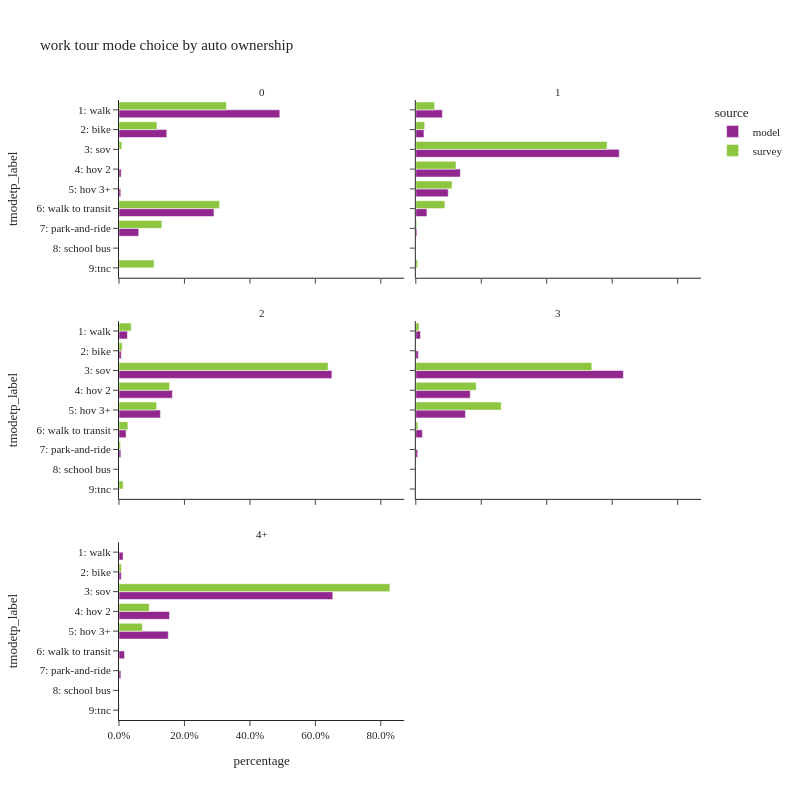

The notebook cell this image was saved under:
### Code cell
plot_mode_choice(wk_tour.loc[wk_tour['auto_ownership_4+']!="-1"],"auto_ownership_4+",
                 {"auto_ownership_4+":["0","1","2","3","4+"],
                  "tmodetp_label":order_mode},
                 "auto ownership",2,800)

### Figure 1 — Plotly figure (JSON) as saved in the notebook; plotly's stock layout.template omitted (floating-point values rounded to 4 significant figures)
{"data": [{"alignmentgroup": "True", "customdata": [[17737], [5272], [242], [196], [10477], [2175]], "hovertemplate": "source=model<br>auto_ownership_4+=0<br>percentage=%{x}<br>tmodetp_label=%{y}<br>sample count=%{customdata[0]}<extra></extra>", "legendgroup": "model", "marker": {"color": "#91268F", "pattern": {"shape": ""}}, "name": "model", "offsetgroup": "model", "orientation": "h", "showlegend": true, "textposition": "auto", "type": "bar", "x": [0.4913, 0.146, 0.006704, 0.00543, 0.2902, 0.06025], "xaxis": "x5", "y": ["1: walk", "2: bike", "4: hov 2", "5: hov 3+", "6: walk to transit", "7: park-and-ride"], "yaxis": "y5"}, {"alignmentgroup": "True", "customdata": [[29699], [9088], [227242], [49783], [36183], [12415], [1184]], "hovertemplate": "source=model<br>auto_ownership_4+=1<br>percentage=%{x}<br>tmodetp_label=%{y}<br>sample count=%{customdata[0]}<extra></extra>", "legendgroup": "model", "marker": {"color": "#91268F", "pattern": {"shape": ""}}, "name": "model", "offsetgroup": "model", "orientation": "h", "showlegend": false, "textposition": "auto", "type": "bar", "x": [0.08123, 0.02486, 0.6216, 0.1362, 0.09897, 0.03396, 0.003239], "xaxis": "x6", "y": ["1: walk", "2: bike", "3: sov", "4: hov 2", "5: hov 3+", "6: walk to transit", "7: park-and-ride"], "yaxis": "y6"}, {"alignmentgroup": "True", "customdata": [[16426], [4456], [415822], [104238], [80833], [13851], [3610]], "hovertemplate": "source=model<br>auto_ownership_4+=2<br>percentage=%{x}<br>tmodetp_label=%{y}<br>sample count=%{customdata[0]}<extra></extra>", "legendgroup": "model", "marker": {"color": "#91268F", "pattern": {"shape": ""}}, "name": "model", "offsetgroup": "model", "orientation": "h", "showlegend": false, "textposition": "auto", "type": "bar", "x": [0.0257, 0.006971, 0.6505, 0.1631, 0.1265, 0.02167, 0.005647], "xaxis": "x3", "y": ["1: walk", "2: bike", "3: sov", "4: hov 2", "5: hov 3+", "6: walk to transit", "7: park-and-ride"], "yaxis": "y3"}, {"alignmentgroup": "True", "customdata": [[4549], [2422], [201163], [52749], [48078], [6326], [1880]], "hovertemplate": "source=model<br>auto_ownership_4+=3<br>percentage=%{x}<br>tmodetp_label=%{y}<br>sample count=%{customdata[0]}<extra></extra>", "legendgroup": "model", "marker": {"color": "#91268F", "pattern": {"shape": ""}}, "name": "model", "offsetgroup": "model", "orientation": "h", "showlegend": false, "textposition": "auto", "type": "bar", "x": [0.01434, 0.007636, 0.6342, 0.1663, 0.1516, 0.01995, 0.005927], "xaxis": "x4", "y": ["1: walk", "2: bike", "3: sov", "4: hov 2", "5: hov 3+", "6: walk to transit", "7: park-and-ride"], "yaxis": "y4"}, {"alignmentgroup": "True", "customdata": [[2995], [1667], [157030], [37102], [36213], [4044], [1379]], "hovertemplate": "source=model<br>auto_ownership_4+=4+<br>percentage=%{x}<br>tmodetp_label=%{y}<br>sample count=%{customdata[0]}<extra></extra>", "legendgroup": "model", "marker": {"color": "#91268F", "pattern": {"shape": ""}}, "name": "model", "offsetgroup": "model", "orientation": "h", "showlegend": false, "textposition": "auto", "type": "bar", "x": [0.01246, 0.006933, 0.6531, 0.1543, 0.1506, 0.01682, 0.005736], "xaxis": "x", "y": ["1: walk", "2: bike", "3: sov", "4: hov 2", "5: hov 3+", "6: walk to transit", "7: park-and-ride"], "yaxis": "y"}, {"alignmentgroup": "True", "customdata": [[61], [28], [4], [2], [96], [8], [9]], "hovertemplate": "source=survey<br>auto_ownership_4+=0<br>percentage=%{x}<br>tmodetp_label=%{y}<br>sample count=%{customdata[0]}<extra></extra>", "legendgroup": "survey", "marker": {"color": "#8CC63E", "pattern": {"shape": ""}}, "name": "survey", "offsetgroup": "survey", "orientation": "h", "showlegend": true, "textposition": "auto", "type": "bar", "x": [0.3284, 0.116, 0.008656, 0.001251, 0.3074, 0.1311, 0.1072], "xaxis": "x5", "y": ["1: walk", "2: bike", "3: sov", "4: hov 2", "6: walk to transit", "7: park-and-ride", "9:tnc"], "yaxis": "y5"}, {"alignmentgroup": "True", "customdata": [[72], [55], [361], [71], [30], [111], [7], [4]], "hovertemplate": "source=survey<br>auto_ownership_4+=1<br>percentage=%{x}<br>tmodetp_label=%{y}<br>sample count=%{customdata[0]}<extra></extra>", "legendgroup": "survey", "marker": {"color": "#8CC63E", "pattern": {"shape": ""}}, "name": "survey", "offsetgroup": "survey", "orientation": "h", "showlegend": false, "textposition": "auto", "type": "bar", "x": [0.05745, 0.02706, 0.5843, 0.1229, 0.1108, 0.08884, 0.002845, 0.005874], "xaxis": "x6", "y": ["1: walk", "2: bike", "3: sov", "4: hov 2", "5: hov 3+", "6: walk to transit", "7: park-and-ride", "9:tnc"], "yaxis": "y6"}, {"alignmentgroup": "True", "customdata": [[20], [17], [426], [67], [34], [46], [4], [2]], "hovertemplate": "source=survey<br>auto_ownership_4+=2<br>percentage=%{x}<br>tmodetp_label=%{y}<br>sample count=%{customdata[0]}<extra></extra>", "legendgroup": "survey", "marker": {"color": "#8CC63E", "pattern": {"shape": ""}}, "name": "survey", "offsetgroup": "survey", "orientation": "h", "showlegend": false, "textposition": "auto", "type": "bar", "x": [0.03742, 0.009774, 0.6388, 0.1545, 0.115, 0.02715, 0.004738, 0.01265], "xaxis": "x3", "y": ["1: walk", "2: bike", "3: sov", "4: hov 2", "5: hov 3+", "6: walk to transit", "7: park-and-ride", "9:tnc"], "yaxis": "y3"}, {"alignmentgroup": "True", "customdata": [[2], [2], [132], [26], [16], [4]], "hovertemplate": "source=survey<br>auto_ownership_4+=3<br>percentage=%{x}<br>tmodetp_label=%{y}<br>sample count=%{customdata[0]}<extra></extra>", "legendgroup": "survey", "marker": {"color": "#8CC63E", "pattern": {"shape": ""}}, "name": "survey", "offsetgroup": "survey", "orientation": "h", "showlegend": false, "textposition": "auto", "type": "bar", "x": [0.009854, 0.0005149, 0.5376, 0.1846, 0.2609, 0.006467], "xaxis": "x4", "y": ["1: walk", "2: bike", "3: sov", "4: hov 2", "5: hov 3+", "6: walk to transit"], "yaxis": "y4"}, {"alignmentgroup": "True", "customdata": [[2], [88], [10], [5], [1], [1]], "hovertemplate": "source=survey<br>auto_ownership_4+=4+<br>percentage=%{x}<br>tmodetp_label=%{y}<br>sample count=%{customdata[0]}<extra></extra>", "legendgroup": "survey", "marker": {"color": "#8CC63E", "pattern": {"shape": ""}}, "name": "survey", "offsetgroup": "survey", "orientation": "h", "showlegend": false, "textposition": "auto", "type": "bar", "x": [0.007453, 0.8278, 0.09237, 0.07138, 0.0002312, 0.0007574], "xaxis": "x", "y": ["2: bike", "3: sov", "4: hov 2", "5: hov 3+", "7: park-and-ride", "9:tnc"], "yaxis": "y"}], "layout": {"annotations": [{"font": {}, "showarrow": false, "text": "4+", "x": 0.245, "xanchor": "center", "xref": "paper", "y": 0.2867, "yanchor": "bottom", "yref": "paper"}, {"font": {}, "showarrow": false, "text": "2", "x": 0.245, "xanchor": "center", "xref": "paper", "y": 0.6433, "yanchor": "bottom", "yref": "paper"}, {"font": {}, "showarrow": false, "text": "3", "x": 0.755, "xanchor": "center", "xref": "paper", "y": 0.6433, "yanchor": "bottom", "yref": "paper"}, {"font": {}, "showarrow": false, "text": "0", "x": 0.245, "xanchor": "center", "xref": "paper", "y": 1.0, "yanchor": "bottom", "yref": "paper"}, {"font": {}, "showarrow": false, "text": "1", "x": 0.755, "xanchor": "center", "xref": "paper", "y": 1.0, "yanchor": "bottom", "yref": "paper"}], "barmode": "group", "height": 800, "legend": {"title": {"text": "source"}, "tracegroupgap": 0}, "title": {"text": "work tour mode choice by auto ownership"}, "width": 800, "xaxis": {"anchor": "y", "domain": [0.0, 0.49], "tickformat": ".1%", "title": {"text": "percentage"}}, "xaxis2": {"anchor": "y2", "domain": [0.51, 1.0], "matches": "x", "tickformat": ".1%", "title": {"text": "percentage"}}, "xaxis3": {"anchor": "y3", "domain": [0.0, 0.49], "matches": "x", "showticklabels": false, "tickformat": ".1%"}, "xaxis4": {"anchor": "y4", "domain": [0.51, 1.0], "matches": "x", "showticklabels": false, "tickformat": ".1%"}, "xaxis5": {"anchor": "y5", "domain": [0.0, 0.49], "matches": "x", "showticklabels": false, "tickformat": ".1%"}, "xaxis6": {"anchor": "y6", "domain": [0.51, 1.0], "matches": "x", "showticklabels": false, "tickformat": ".1%"}, "yaxis": {"anchor": "x", "categoryarray": ["9:tnc", "8: school bus", "7: park-and-ride", "6: walk to transit", "5: hov 3+", "4: hov 2", "3: sov", "2: bike", "1: walk"], "categoryorder": "array", "domain": [0.0, 0.2867], "title": {"text": "tmodetp_label"}}, "yaxis2": {"anchor": "x2", "domain": [0.0, 0.2867], "matches": "y", "showticklabels": false}, "yaxis3": {"anchor": "x3", "categoryarray": ["9:tnc", "8: school bus", "7: park-and-ride", "6: walk to transit", "5: hov 3+", "4: hov 2", "3: sov", "2: bike", "1: walk"], "categoryorder": "array", "domain": [0.3567, 0.6433], "matches": "y", "title": {"text": "tmodetp_label"}}, "yaxis4": {"anchor": "x4", "domain": [0.3567, 0.6433], "matches": "y", "showticklabels": false}, "yaxis5": {"anchor": "x5", "categoryarray": ["9:tnc", "8: school bus", "7: park-and-ride", "6: walk to transit", "5: hov 3+", "4: hov 2", "3: sov", "2: bike", "1: walk"], "categoryorder": "array", "domain": [0.7133, 1.0], "matches": "y", "title": {"text": "tmodetp_label"}}, "yaxis6": {"anchor": "x6", "domain": [0.7133, 1.0], "matches": "y", "showticklabels": false}}}
